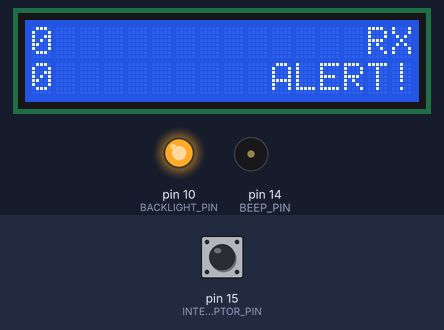
Simulated run of this sketch. Board: Arduino Uno, built with avr-gcc and run on an emulated ATmega328P. Parts: 16×2 character LCD, output pins drawn as LEDs (lit = HIGH), buzzer (waves = sounding). The inputs (shaded band) are chosen by the test bench; at power-on: pin 15 (INTERRUPTOR_PIN) LOW. No radio packets arrive unless stated; what the sketch prints to the serial monitor is not drawn.

Above: at 1.2 s.
1.3 s: pin 15 (INTERRUPTOR_PIN) pulled HIGH for 0.25 s
At 2.5 s:
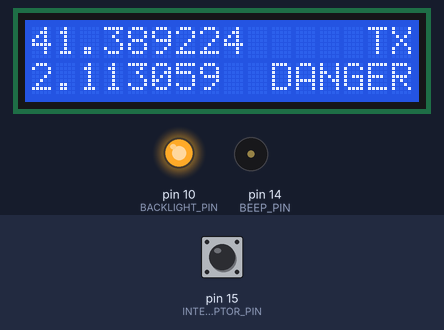
3.0 s: pin 15 (INTERRUPTOR_PIN) pulled HIGH for 3.2 s
At 7.2 s:
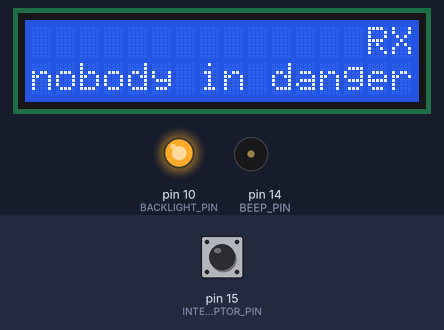
7.7 s: pin 15 (INTERRUPTOR_PIN) pulled HIGH for 1 s
At 9.1 s:
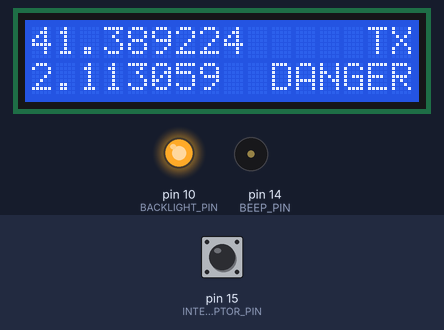
Timing chart, 0 to 10.7 s (numbered marks = the images above; inputs shaded):
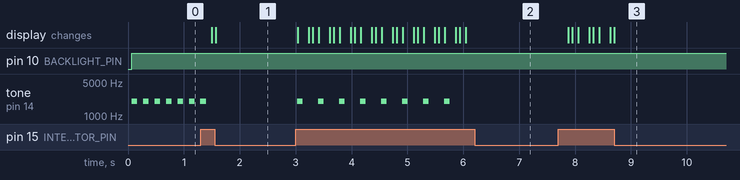

Measured:
- after the input at 1.3 s, tone on pin 14 (BEEP_PIN): goes on until 1.4 s, then stays silent; the display: first changes after 0.20 s (image 1 shows a later state)
- after the input at 3.0 s, tone on pin 14 (BEEP_PIN): alternates 2000 Hz for 0.10 s and silent for 0.28 s, 16 changes in all, then stays silent, starting at once; the display: first changes at once (image 2 shows a later state)
- after the input at 7.7 s, the display: first changes after 0.18 s (image 3 shows a later state)
- by itself, tone on pin 14 (BEEP_PIN): alternates 2000 Hz for 0.10 s and silent for 0.10 s

The sketch:

arduino-transmitter.ino
```cpp
//RF
#include <VirtualWire.h>

//LCD
#include <LiquidCrystal.h>
#define BACKLIGHT_PIN 10
LiquidCrystal lcd(8, 9, 4, 5, 6, 7);

//Keypad
int lcd_key     = 0;
int adc_key_in  = 0;
#define btnRIGHT  0
#define btnUP     1
#define btnDOWN   2
#define btnLEFT   3
#define btnSELECT 4
#define btnNONE   5

#define INTERRUPTOR_PIN 15

#if defined(__AVR_ATmega1280__) || defined(__AVR_ATmega2560__)
#define IS_ARDUINO_MEGA 1
#else
#define IS_ARDUINO_MEGA 0
#endif

//Modes
#define TX_MODE   0
#define RX_MODE   1
#define ALERT_MODE 2
int mode = RX_MODE;

//Device info
int arduino_id = 1234;

//Buffers
uint8_t buf2[VW_MAX_MESSAGE_LEN];
uint8_t buf2len = VW_MAX_MESSAGE_LEN;

//vars
#define ACK_NOT_RECEIVED 0
#define ACK_RECEIVED 1
int ACK = 0;
int ALERT = 0;
int SEND_ALERT = 1;
String gpsPosition_lat = "41.389224";   //segundo dato para enviar
String gpsPosition_long = "2.113059";   //segundo dato para enviar

String peer_gpsPosition_lat = "0";   //segundo dato para enviar
String peer_gpsPosition_long = "0";   //segundo dato para enviar

//BEEP
#define BEEP_PIN 14
#define BEEP_FREQ 2000

//BT
char data = 0;

/*********** Functions ************/
int read_LCD_buttons() {
  adc_key_in = analogRead(0);      // Leemos A0
  // Mis botones dan:  0, 145, 329,507,743
  // Y ahora los comparamos con un margen comodo
  if (adc_key_in > 900) return btnNONE;     // Ningun boton pulsado
  if (adc_key_in < 50)   return btnRIGHT;
  if (adc_key_in < 250)  return btnUP;
  if (adc_key_in < 450)  return btnDOWN;
  if (adc_key_in < 650)  return btnLEFT;
  if (adc_key_in < 850)  return btnSELECT;

  return btnNONE;  // Por si todo falla
}

void sendPosition() {
  //defs
  char buf[VW_MAX_MESSAGE_LEN]; // Cadena para enviar
  String str="";

  //body
  //Serial.print("TX - LAT:");
  //Serial.print(gpsPosition_lat);
  //Serial.print(" LON:");
  //Serial.println(gpsPosition_long);
  str="x"+gpsPosition_lat+"y"+gpsPosition_long; //convertimos el entero a String y agramos un inicio de trama
  str.toCharArray(buf,sizeof(buf)); //convertimos el String en un array
  vw_send((uint8_t *)buf, strlen(buf)); //Enviamos el array
  vw_wait_tx(); //Esperamos hasta que el mensaje se envie
}

void listenRF() {
  if (vw_get_message((uint8_t *)buf2,&buf2len)) {
    int i;
    peer_gpsPosition_lat = "";
    peer_gpsPosition_long = "";
    if((char)buf2[0]=='x') { //verificamos el inicio de trama
      int IS_LATITUDE = 1;
      for (i = 1; i < buf2len; i++) {
        if((char)buf2[i]=='y') IS_LATITUDE = 0;
        else if(IS_LATITUDE) peer_gpsPosition_lat.concat((char)buf2[i]);
        else peer_gpsPosition_long.concat((char)buf2[i]);
      }
      ALERT = 0;
      //Serial.print("RX - LAT:");
      //Serial.print(peer_gpsPosition_lat);
      //Serial.print(" LON:");
      //Serial.println(peer_gpsPosition_long);
    }
  }
}

void readCoordinates() {
  String str = "";
  if(Serial.available() > 0) { // Send data only when you receive data:
    str = Serial.readStringUntil('#');//Read the incoming data & store into data
    Serial.print(str);
    int commaIndex = str.indexOf('/');
    gpsPosition_lat = str.substring(0, commaIndex);
    gpsPosition_long = str.substring(commaIndex + 1);
  }
}

void changeMode() {
  lcd.setCursor(14,0);
  if(mode==TX_MODE) {mode=RX_MODE; lcd.print("RX");}
  else {mode=TX_MODE; lcd.print("TX");}
}

/*********** Setup ************/
void setup() {
    //default mode
    mode = RX_MODE;
    //pinMode(14, INPUT);
    pinMode(INTERRUPTOR_PIN, INPUT);

    //LCD Shield
    pinMode(BACKLIGHT_PIN, OUTPUT); //backlight
    lcd.begin(16, 2);              // Inicializar el LCD
    lcd.clear();
    lcd.setCursor(0,0);
    lcd.print("RescueMe      RX");     // print a simple message

    //Serial Debug + BT
    Serial.begin(9600);    // Debugging only

    // Se inicializa el RF
    vw_setup(2000); // velocidad: Bits per segundo
    vw_set_tx_pin(2); //Pin 2 como salida para el RF
    vw_set_rx_pin(3); //Pin 3 como entrada del RF
    vw_set_ptt_pin(4); //pushtotalk a otro puerto, para evitar colision de libs
    vw_rx_start();

    //HOME SCREEN
    //lcd.setCursor(0,1);              // Cursor a linea 2, posicion 1
    //lcd.print("ID:");
    //lcd.print(arduino_id);

    //beep
    pinMode(BEEP_PIN, OUTPUT);
}

/*********** Main Loop ************/
void loop() {
  //Backlight encendido
  digitalWrite(BACKLIGHT_PIN, HIGH);
  //lcd.clear();

  //Get pushed Key
  if (IS_ARDUINO_MEGA) {
    lcd_key = read_LCD_buttons();
    if( lcd_key != btnNONE) changeMode();
  } else if(digitalRead(INTERRUPTOR_PIN)==HIGH) changeMode();

  //MODE switch
  if (mode==TX_MODE) { //Transmit mode
    //Serial.println("TX_MODE");
    //tone(BEEP_PIN, BEEP_FREQ, 100);
    sendPosition();
    lcd.setCursor(0,0);
    lcd.print("          ");
    lcd.setCursor(14,0);
    lcd.print("TX");
    lcd.setCursor(0,1);
    lcd.print("          ");
    lcd.setCursor(10,1);
    lcd.print("DANGER");
    //send alert to BT
    if(SEND_ALERT) {
      Serial.print("-ALERT");
      SEND_ALERT=0;
      readCoordinates();
    }
    lcd.setCursor(0,0);
    lcd.print("          ");
    lcd.setCursor(0,0);
    lcd.print(gpsPosition_lat);
    lcd.setCursor(0,1);
    lcd.print("          ");
    lcd.setCursor(0,1);
    lcd.print(gpsPosition_long);
    /*
    startMillis = millis();
    ACK = ACK_NOT_RECEIVED;
    int i = 0;
    int tempMillis=0;
    while (ACK==ACK_NOT_RECEIVED && tempMillis < 3000) {
      i=i+1;
      if (i%100==0) tempMillis = millis()-startMillis;
      listenRF();
    }
    int distance = millis()-startMillis;
    Serial.print("DISTANCE:");
    Serial.println(distance);
    */
    delay(100);
  }
  else if (mode==RX_MODE) {//Receive mode
    SEND_ALERT=1;
    //Serial.println("RX_MODE");
    //clear info

    //peer_gpsPosition_lat="0";
    //peer_gpsPosition_long="0";

    listenRF();
    lcd.setCursor(14,0);
    lcd.print("RX");
    if (ALERT < 15) {
      tone(BEEP_PIN, BEEP_FREQ, 100);
      ALERT=ALERT+1;
      lcd.setCursor(10,1);
      lcd.print("ALERT!");
      lcd.setCursor(0,0);
      lcd.print("          ");
      lcd.setCursor(0,0);
      lcd.print(peer_gpsPosition_lat);
      lcd.setCursor(0,1);
      lcd.print("          ");
      lcd.setCursor(0,1);
      lcd.print(peer_gpsPosition_long);
    } else if (ALERT==15) {
      lcd.setCursor(10,1);
      lcd.print("------");
      lcd.setCursor(0,0);
      lcd.print("          ");
      lcd.setCursor(0,1);
      lcd.print("nobody in danger");
    }
    delay(200);
  } else if (ALERT_MODE) {

  }

  /*
  str="f"+String(dato2); //convertimos el float a String y agramos un inicio de trama
  str.toCharArray(buf,sizeof(buf)); //convertimos el String en un array
  vw_send((uint8_t *)buf, strlen(buf)); ////Enviamos el array
  vw_wait_tx(); //Esperamos hasta que el mensaje se envie
  HOLAAA
  */
  //lcd.blink();
}
```
